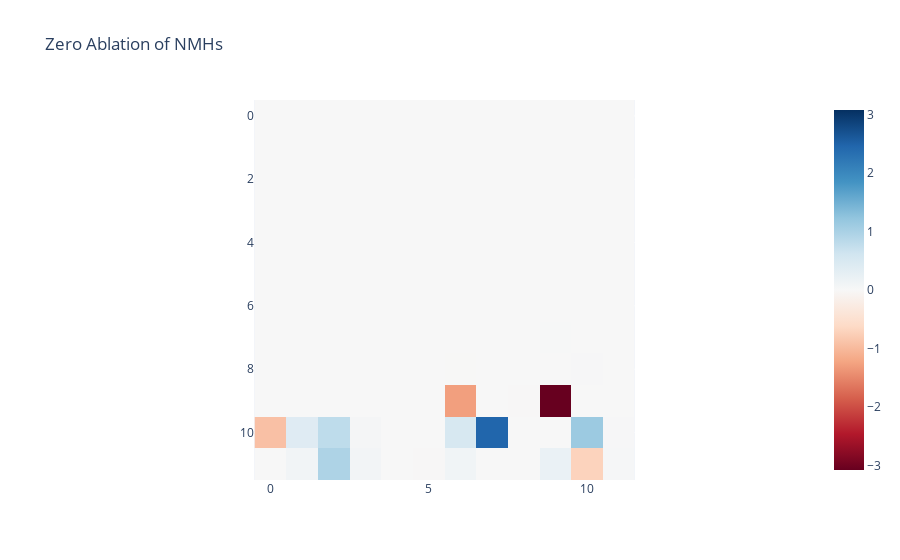
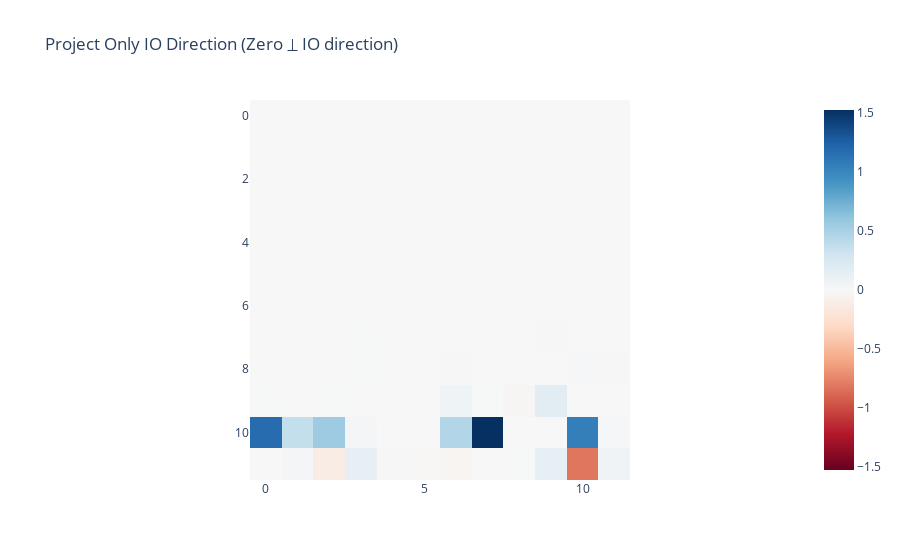
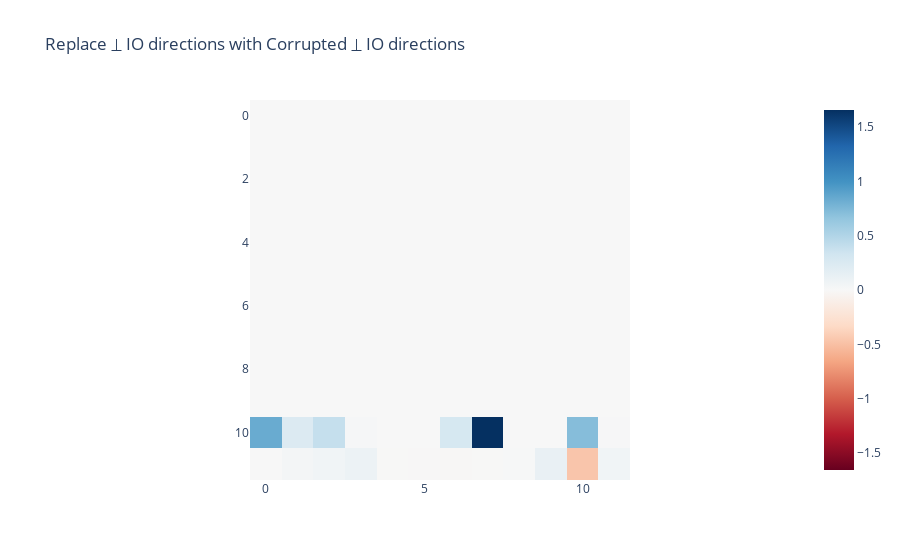

Source (notebook cell) for these figures, in order:
### Code cell
for index, i in enumerate([zero_ablate_all_heads_ldds, project_only_io_direction, replace_all_perp_IOs_ldds,  project_away_io_direction, replace_all_IOs_ldds, noise_sample_ablating_results]):
    imshow(i,
           title = ["Zero Ablation of NMHs", "Project Only IO Direction (Zero ⊥ IO direction)", "Replace ⊥ IO directions with Corrupted ⊥ IO directions", "Project Away IO Direction (Zero IO direction)", "Replace IO directions with Corrupted IO directions",  "Sample Ablation of NMHs"][index])

### Figure 1 — Plotly figure (JSON) as saved in the notebook; plotly's stock layout.template omitted (floating-point values rounded to 4 significant figures; data arrays with more than 128 entries replaced by an {"elided": "..."} marker saying what was removed)
{"data": [{"coloraxis": "coloraxis", "hovertemplate": "x: %{x}<br>y: %{y}<br>color: %{z}<extra></extra>", "name": "0", "type": "heatmap", "xaxis": "x", "yaxis": "y", "z": {"elided": "12x12 float values"}}], "layout": {"coloraxis": {"cmid": 0, "colorscale": [[0, "rgb(103,0,31)"], [0.1, "rgb(178,24,43)"], [0.2, "rgb(214,96,77)"], [0.3, "rgb(244,165,130)"], [0.4, "rgb(253,219,199)"], [0.5, "rgb(247,247,247)"], [0.6, "rgb(209,229,240)"], [0.7, "rgb(146,197,222)"], [0.8, "rgb(67,147,195)"], [0.9, "rgb(33,102,172)"], [1, "rgb(5,48,97)"]]}, "title": {"text": "Zero Ablation of NMHs"}, "xaxis": {"anchor": "y", "constrain": "domain", "domain": [0, 1], "scaleanchor": "y"}, "yaxis": {"anchor": "x", "autorange": "reversed", "constrain": "domain", "domain": [0, 1]}}}

### Figure 2 — Plotly figure (JSON) as saved in the notebook; plotly's stock layout.template omitted (floating-point values rounded to 4 significant figures; data arrays with more than 128 entries replaced by an {"elided": "..."} marker saying what was removed)
{"data": [{"coloraxis": "coloraxis", "hovertemplate": "x: %{x}<br>y: %{y}<br>color: %{z}<extra></extra>", "name": "0", "type": "heatmap", "xaxis": "x", "yaxis": "y", "z": {"elided": "12x12 float values"}}], "layout": {"coloraxis": {"cmid": 0, "colorscale": [[0, "rgb(103,0,31)"], [0.1, "rgb(178,24,43)"], [0.2, "rgb(214,96,77)"], [0.3, "rgb(244,165,130)"], [0.4, "rgb(253,219,199)"], [0.5, "rgb(247,247,247)"], [0.6, "rgb(209,229,240)"], [0.7, "rgb(146,197,222)"], [0.8, "rgb(67,147,195)"], [0.9, "rgb(33,102,172)"], [1, "rgb(5,48,97)"]]}, "title": {"text": "Project Only IO Direction (Zero ⊥ IO direction)"}, "xaxis": {"anchor": "y", "constrain": "domain", "domain": [0, 1], "scaleanchor": "y"}, "yaxis": {"anchor": "x", "autorange": "reversed", "constrain": "domain", "domain": [0, 1]}}}

### Figure 3 — Plotly figure (JSON) as saved in the notebook; plotly's stock layout.template omitted (floating-point values rounded to 4 significant figures; data arrays with more than 128 entries replaced by an {"elided": "..."} marker saying what was removed)
{"data": [{"coloraxis": "coloraxis", "hovertemplate": "x: %{x}<br>y: %{y}<br>color: %{z}<extra></extra>", "name": "0", "type": "heatmap", "xaxis": "x", "yaxis": "y", "z": {"elided": "12x12 float values"}}], "layout": {"coloraxis": {"cmid": 0, "colorscale": [[0, "rgb(103,0,31)"], [0.1, "rgb(178,24,43)"], [0.2, "rgb(214,96,77)"], [0.3, "rgb(244,165,130)"], [0.4, "rgb(253,219,199)"], [0.5, "rgb(247,247,247)"], [0.6, "rgb(209,229,240)"], [0.7, "rgb(146,197,222)"], [0.8, "rgb(67,147,195)"], [0.9, "rgb(33,102,172)"], [1, "rgb(5,48,97)"]]}, "title": {"text": "Replace ⊥ IO directions with Corrupted ⊥ IO directions"}, "xaxis": {"anchor": "y", "constrain": "domain", "domain": [0, 1], "scaleanchor": "y"}, "yaxis": {"anchor": "x", "autorange": "reversed", "constrain": "domain", "domain": [0, 1]}}}
